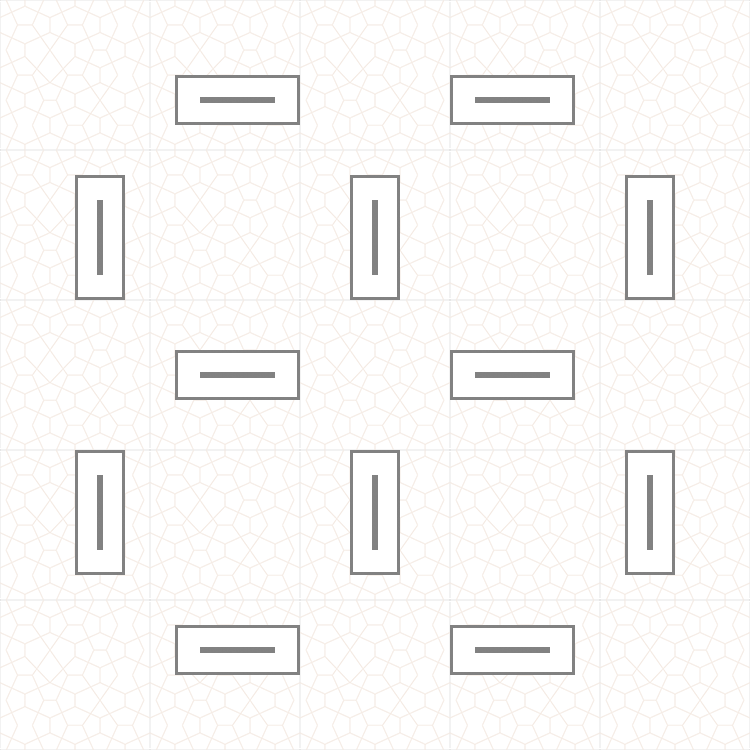

The image is a tile-based game level rendered from a .tmx file. Its description and source (layers, tilesets, objects; grid data summarised) follow:
An orthogonal 30x30 tile map with 25x25 px tiles, 2 tile layers (bg, walls), 2 tilesets and 77 objects (1, 2, 3, 4, 5, ...).

<map version="1.0" tiledversion="1.0.2" orientation="orthogonal" renderorder="right-down" width="30" height="30" tilewidth="25" tileheight="25" nextobjectid="394">
 <tileset firstgid="1" name="tiles" tilewidth="25" tileheight="25" tilecount="144" columns="16">
  <image source="tiles.png" width="400" height="225" />
  <tile id="0">
   <properties>
    <property name="isOpaque" value="true" />
   </properties>
  </tile>
  <tile id="1">
   <properties>
    <property name="isOpaque" value="true" />
   </properties>
  </tile>
  <tile id="2">
   <properties>
    <property name="isOpaque" value="true" />
   </properties>
  </tile>
  <tile id="3">
   <properties>
    <property name="isOpaque" value="true" />
   </properties>
  </tile>
  <tile id="4">
   <properties>
    <property name="isOpaque" value="true" />
   </properties>
  </tile>
  <tile id="5">
   <properties>
    <property name="isOpaque" value="true" />
   </properties>
  </tile>
  <tile id="6">
   <properties>
    <property name="isOpaque" value="true" />
   </properties>
  </tile>
  <tile id="7">
   <properties>
    <property name="isOpaque" value="false" />
   </properties>
   <objectgroup draworder="index">
    <object id="1" x="8" y="8" width="10" height="10" />
   </objectgroup>
  </tile>
  <tile id="16">
   <properties>
    <property name="isOpaque" value="false" />
   </properties>
  </tile>
  <tile id="18">
   <properties>
    <property name="isOpaque" value="false" />
   </properties>
  </tile>
  <tile id="19">
   <properties>
    <property name="isOpaque" value="false" />
   </properties>
  </tile>
  <tile id="20">
   <properties>
    <property name="isOpaque" value="false" />
   </properties>
  </tile>
  <tile id="21">
   <properties>
    <property name="isOpaque" value="false" />
   </properties>
  </tile>
  <tile id="22">
   <properties>
    <property name="isOpaque" value="false" />
   </properties>
  </tile>
  <tile id="23">
   <properties>
    <property name="isOpaque" value="false" />
   </properties>
  </tile>
  <tile id="32">
   <properties>
    <property name="isOpaque" value="false" />
   </properties>
  </tile>
  <tile id="33">
   <properties>
    <property name="isOpaque" value="false" />
   </properties>
  </tile>
  <tile id="34">
   <properties>
    <property name="isOpaque" value="false" />
   </properties>
  </tile>
  <tile id="35">
   <properties>
    <property name="isOpaque" value="false" />
   </properties>
  </tile>
  <tile id="36">
   <properties>
    <property name="isOpaque" value="false" />
   </properties>
  </tile>
  <tile id="37">
   <properties>
    <property name="isOpaque" value="false" />
   </properties>
  </tile>
  <tile id="38">
   <properties>
    <property name="isOpaque" value="false" />
   </properties>
  </tile>
 </tileset>
 <tileset firstgid="145" name="tiles" tilewidth="25" tileheight="25" tilecount="144" columns="16">
  <image source="tiles.png" width="400" height="225" />
  <tile id="0">
   <properties>
    <property name="isOpaque" value="true" />
   </properties>
  </tile>
  <tile id="1">
   <properties>
    <property name="isOpaque" value="true" />
   </properties>
  </tile>
  <tile id="2">
   <properties>
    <property name="isOpaque" value="true" />
   </properties>
  </tile>
  <tile id="3">
   <properties>
    <property name="isOpaque" value="true" />
   </properties>
  </tile>
  <tile id="4">
   <properties>
    <property name="isOpaque" value="true" />
   </properties>
  </tile>
  <tile id="5">
   <properties>
    <property name="isOpaque" value="true" />
   </properties>
  </tile>
  <tile id="6">
   <properties>
    <property name="isOpaque" value="true" />
   </properties>
  </tile>
  <tile id="7">
   <properties>
    <property name="isOpaque" value="false" />
   </properties>
   <objectgroup draworder="index">
    <object id="1" x="8" y="8" width="10" height="10" />
   </objectgroup>
  </tile>
  <tile id="16">
   <properties>
    <property name="isOpaque" value="false" />
   </properties>
  </tile>
  <tile id="18">
   <properties>
    <property name="isOpaque" value="false" />
   </properties>
  </tile>
  <tile id="19">
   <properties>
    <property name="isOpaque" value="false" />
   </properties>
  </tile>
  <tile id="20">
   <properties>
    <property name="isOpaque" value="false" />
   </properties>
  </tile>
  <tile id="21">
   <properties>
    <property name="isOpaque" value="false" />
   </properties>
  </tile>
  <tile id="22">
   <properties>
    <property name="isOpaque" value="false" />
   </properties>
  </tile>
  <tile id="23">
   <properties>
    <property name="isOpaque" value="false" />
   </properties>
  </tile>
  <tile id="32">
   <properties>
    <property name="isOpaque" value="false" />
   </properties>
  </tile>
  <tile id="33">
   <properties>
    <property name="isOpaque" value="false" />
   </properties>
  </tile>
  <tile id="34">
   <properties>
    <property name="isOpaque" value="false" />
   </properties>
  </tile>
  <tile id="35">
   <properties>
    <property name="isOpaque" value="false" />
   </properties>
  </tile>
  <tile id="36">
   <properties>
    <property name="isOpaque" value="false" />
   </properties>
  </tile>
  <tile id="37">
   <properties>
    <property name="isOpaque" value="false" />
   </properties>
  </tile>
  <tile id="38">
   <properties>
    <property name="isOpaque" value="false" />
   </properties>
  </tile>
 </tileset>
 <layer name="bg" width="30" height="30">
  <data>[900 cells, 900 non-empty, 36 distinct tile ids]</data>
 </layer>
 <layer name="walls" width="30" height="30">
  <data>[900 cells, 120 non-empty, 6 distinct tile ids]</data>
 </layer>
 <objectgroup name="navmesh" visible="0">
  <object id="264" x="0" y="0" width="175" height="175" />
  <object id="265" x="300" y="0" width="150" height="175" />
  <object id="266" x="575" y="0" width="175" height="175" />
  <object id="267" x="175" y="0" width="125" height="75" />
  <object id="268" x="450" y="0" width="125" height="75" />
  <object id="269" x="0" y="300" width="175" height="150" />
  <object id="270" x="0" y="175" width="75" height="125" />
  <object id="271" x="0" y="450" width="75" height="125" />
  <object id="272" x="0" y="575" width="175" height="175" />
  <object id="273" x="300" y="575" width="150" height="175" />
  <object id="274" x="575" y="575" width="175" height="175" />
  <object id="275" x="575" y="300" width="175" height="150" />
  <object id="276" x="675" y="175" width="75" height="125" />
  <object id="277" x="675" y="450" width="75" height="125" />
  <object id="278" x="175" y="675" width="125" height="75" />
  <object id="279" x="450" y="675" width="125" height="75" />
  <object id="280" x="175" y="125" width="125" height="225" />
  <object id="281" x="450" y="125" width="125" height="225" />
  <object id="282" x="175" y="400" width="125" height="225" />
  <object id="283" x="450" y="400" width="125" height="225" />
  <object id="284" x="575" y="175" width="50" height="125" />
  <object id="285" x="575" y="450" width="50" height="125" />
  <object id="286" x="125" y="450" width="50" height="125" />
  <object id="287" x="125" y="175" width="50" height="125" />
  <object id="288" x="400" y="175" width="50" height="400" />
  <object id="289" x="300" y="175" width="50" height="400" />
  <object id="290" x="350" y="300" width="50" height="150" />
 </objectgroup>
 <objectgroup name="navmesh-shrunken" visible="0">
  <object id="367" x="0" y="0" width="162.5" height="162.5" />
  <object id="368" x="312.5" y="0" width="125" height="162.5" />
  </objectgroup>
 <objectgroup name="vertical-paths" visible="0">
  <!-- 21 objects omitted --></objectgroup>
 <objectgroup name="horizontal-paths" visible="0">
  <!-- 15 objects omitted --></objectgroup>
 <objectgroup name="pickups" visible="0">
  <!-- 9 objects omitted --></objectgroup>
</map>
<!-- 46 of 77 objects omitted -->
